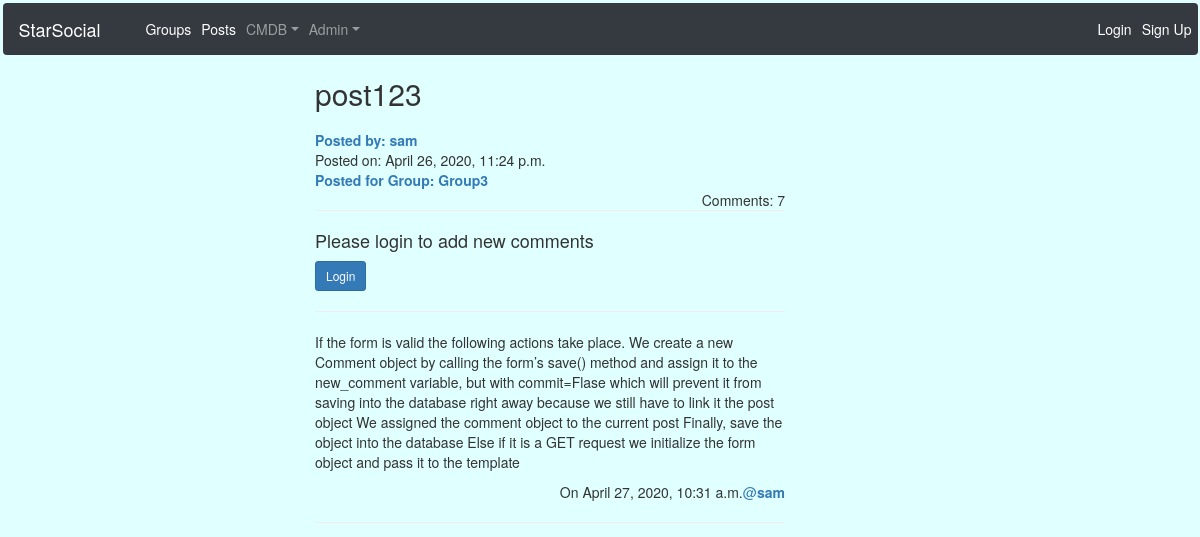
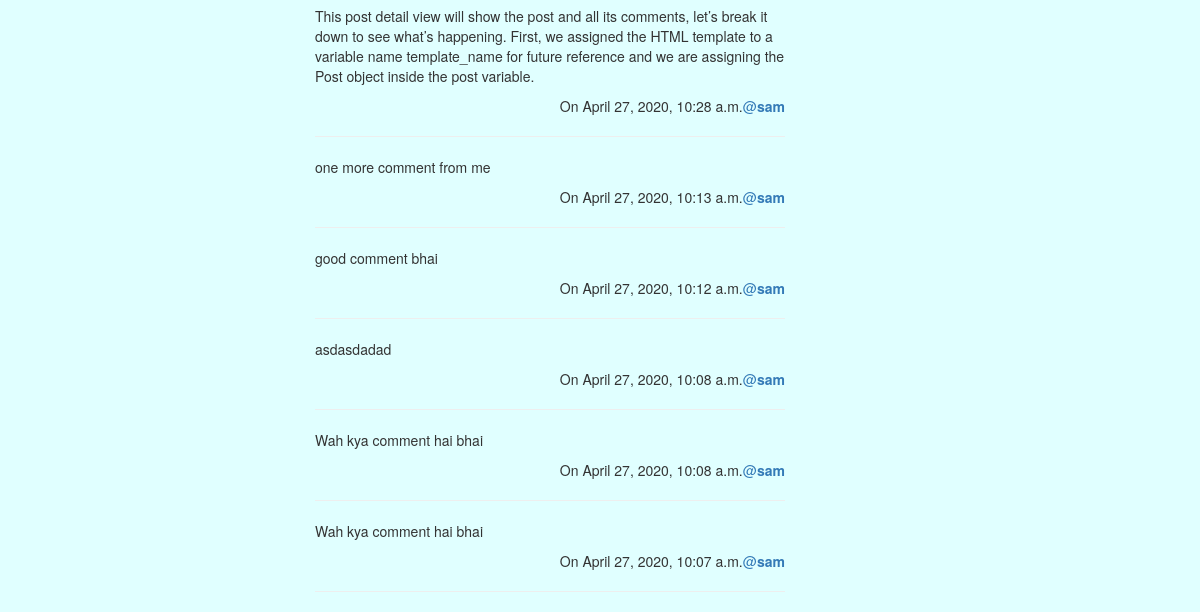
/posts/by/sam/8/, run on an earlier commit of the app's database (2 pictures, top to bottom).
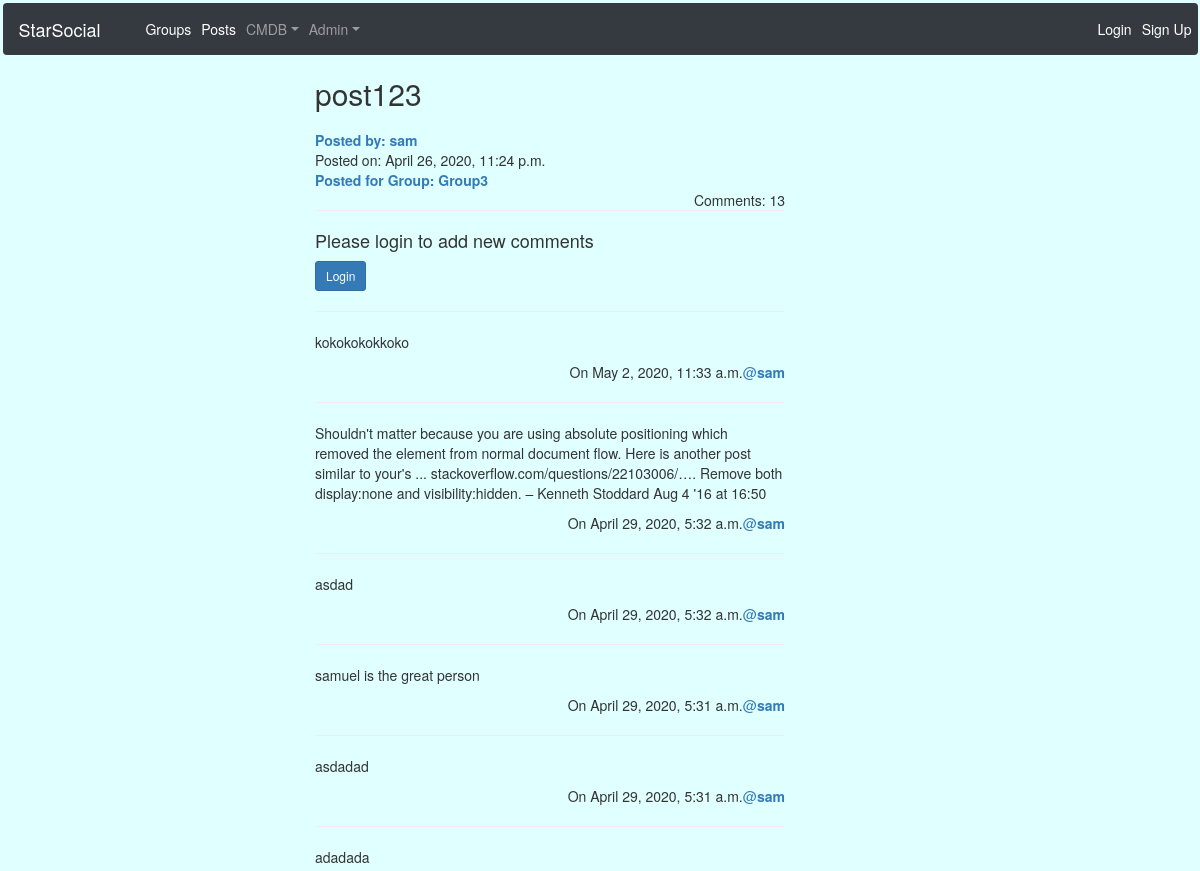
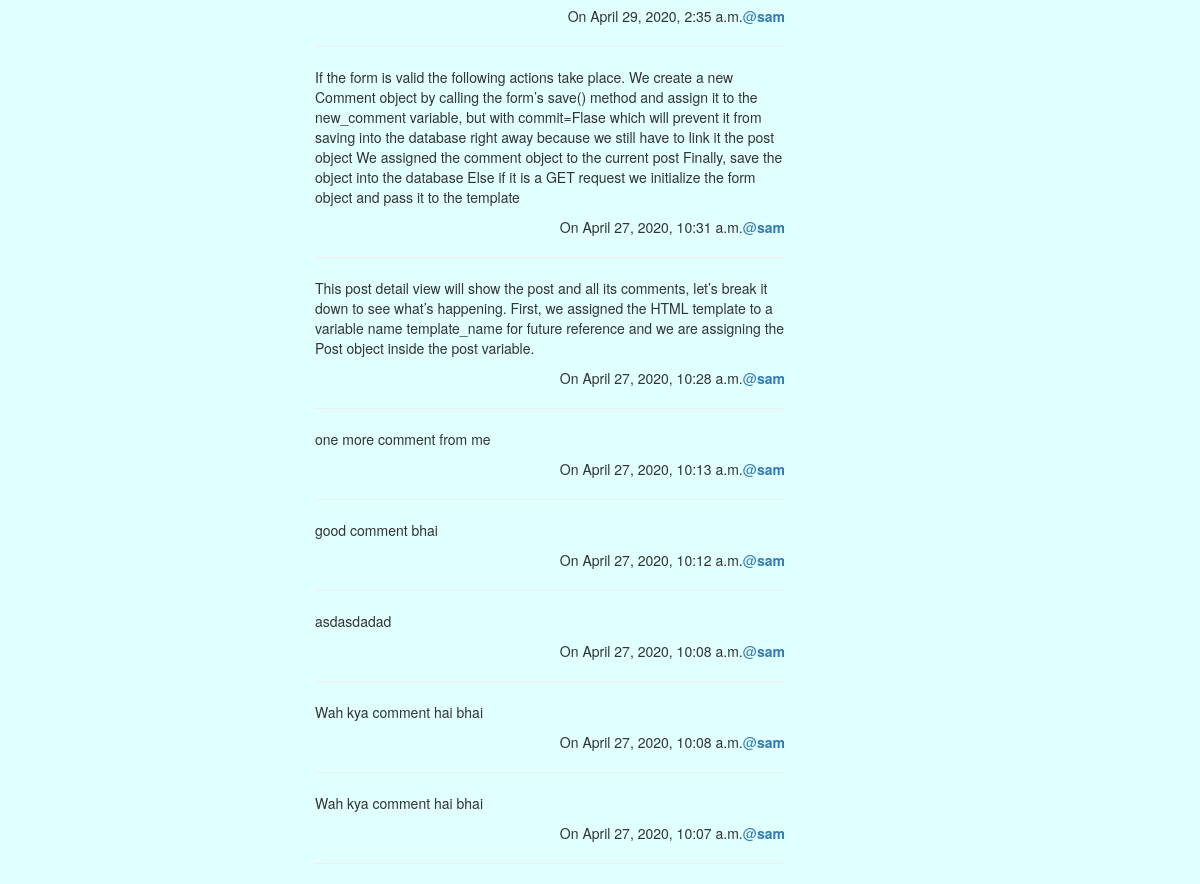
And on a later commit of the database (2 pictures, top to bottom).
### posts/models.py (models this page shows, shortened)
class Post(models.Model):
    user = models.ForeignKey(User,related_name='posts',blank=True,null=True,on_delete=models.CASCADE)
    created_at = models.DateTimeField(auto_now=True)
    message = models.TextField()
    message_html = models.TextField(editable=False)
    group = models.ForeignKey(Group, related_name='posts',blank=True,null=True,on_delete=models.CASCADE)
    class Meta:
        ordering = ['-created_at']
        unique_together = ['user','message']

class Comment(models.Model):
    message = models.TextField()
    post = models.ForeignKey(Post,related_name='comments',blank=True,null=True,on_delete=models.CASCADE)
    user = models.ForeignKey(User,related_name='comments',blank=True,null=True,on_delete=models.CASCADE)
    created_at = models.DateTimeField(auto_now=True)
    approved_comment = models.BooleanField(default=False)
    class Meta:
        ordering = ['-created_at']

### groups/models.py (models this page shows, shortened)
class Group(models.Model):
    name = models.CharField(max_length=255,unique=True)
    slug = models.SlugField(allow_unicode=True,unique=True)
    description = models.TextField(blank=True,default='')
    description_html = models.TextField(editable=False,blank=True,default='')
    member = models.ManyToManyField(User, through='GroupMember')
    class Meta:
        ordering = ['name']

### posts/views.py (the view)
# urls.py: url(r'by/(?P<username>[-\w]+)/(?P<pk>\d+)/$', views.PostDetail.as_view(), name='single'),
class PostDetail(SelectRelatedMixin,generic.DetailView):
    model = models.Post
    select_related = ('user','group')
    def get_queryset(self):
        queryset = super().get_queryset()
        return queryset.filter(user__username__iexact = self.kwargs.get('username'))

### posts/templates/posts/post_detail.html (shortened to what this page needs)
{% include 'posts/post_base.html' %}
{% load bootstrap3 %}
{% block post_content %}
    <div class='col-md-3'></div>
    <div class='col-md-5'>
        <h2>{{ post.message }}</h2>
        <div>
            <a href="{% url 'posts:for_user' username=post.user.username %}">
                <strong>Posted by: {{ post.user.username }}</strong>
            </a>
            <div class='time'>
                <span> Posted on: {{ post.created_at }}</span>
            </div>
            <a href="{% url 'groups:single' slug=post.group.slug %}">
                <strong>Posted for Group: {{ post.group.name }}</strong>
            </a>
        </div>
        <p class="float-right">Comments: {{ post.comments.count }}</p>
        <hr>
        {% if user.is_authenticated %}
            <form action="{% url 'posts:addComment' username=user.username pk=post.pk %}" method="post">
                {% csrf_token %}
                <textarea name="message" id="" cols="70" rows="3" placeholder="Type something here!"></textarea>
                <div><input type="submit" class='btn btn-primary' value="Submit"></div>
            </form>
            {% else %}
                <h4>Please login to add new comments</h4>
                <a href="{% url 'accounts:login' %}" class="btn btn-sm btn-primary">Login</a>
        {% endif %}
        <hr>
        {% for comment in post.comments.all %}
        <p>{{ comment.message }}</p>
        <a class='author float-right' href="{% url 'posts:for_user' username=comment.user.username %}">
            @<strong>{{ post.user.username }}</strong>
        </a>
        <span class='date float-right'>On {{ comment.created_at }}</span>
        <br>
        <hr>
        {% empty %}
            <p>No comments yet!</p>
        {% endfor %}
    </div>
{% endblock %}

What changed in the data, as far as the page shows it:
computed for Post "post123": comments.count "7" → "13"
added Comment: message "kokokokokkoko", {{ post.user.username }} "sam", created_at "May 2, 2020, 11:33 a.m."
added Comment: message "Shouldn't matter because you are using absolute positioning which removed the element from normal document flow. Here is another post similar to your's ... stackoverflow.com/questions/22103006/…. Remove both display:none and visibility:hidden. – Kenneth Stoddard Aug 4 '16 at 16:50", {{ post.user.username }} "sam", created_at "April 29, 2020, 5:32 a.m."
added Comment: message "asdad", {{ post.user.username }} "sam", created_at "April 29, 2020, 5:32 a.m."
added Comment: message "samuel is the great person", {{ post.user.username }} "sam", created_at "April 29, 2020, 5:31 a.m."
added Comment: message "asdadad", {{ post.user.username }} "sam", created_at "April 29, 2020, 5:31 a.m."
added Comment: message "adadada", {{ post.user.username }} "sam", created_at "April 29, 2020, 2:35 a.m."
